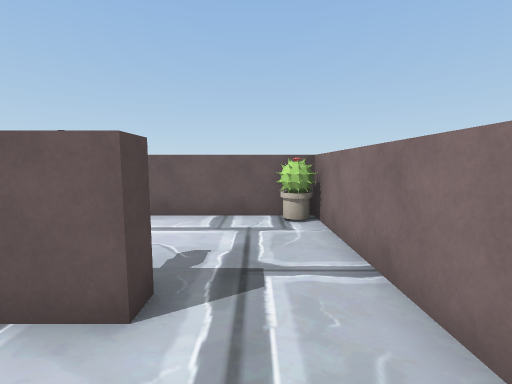
View 1 (above)

12 first-person views from a walk through a scene from a Unity 3-D project. The camera is 1.3 m above the floor, tilts 6° down and sees 90° across. The floor is counted in squares, 1 m on a side. Each view is taken from the middle of a square. On the plan, view 1 faces up. The plan holds only what a view shows up to about 13 squares ahead; the rest is blank. Some animated figures are left out. Door leaves are left out, so doorways stand open. Some surface patterns are stand-ins.

View 2
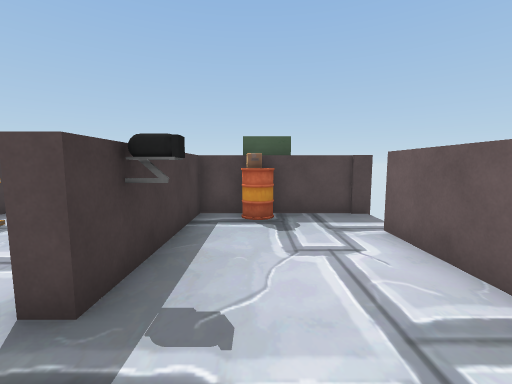

View 3
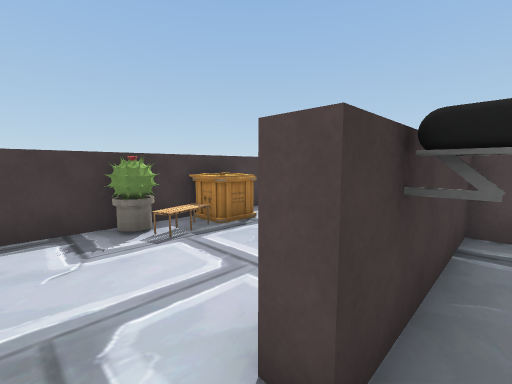

View 4
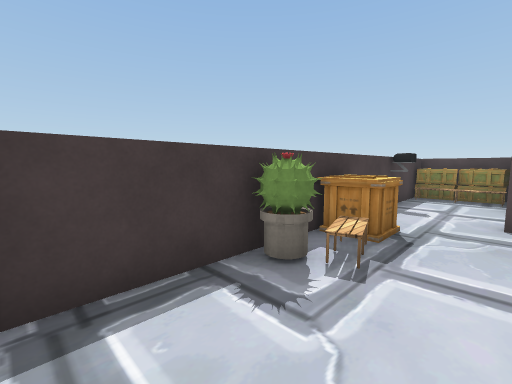

View 5
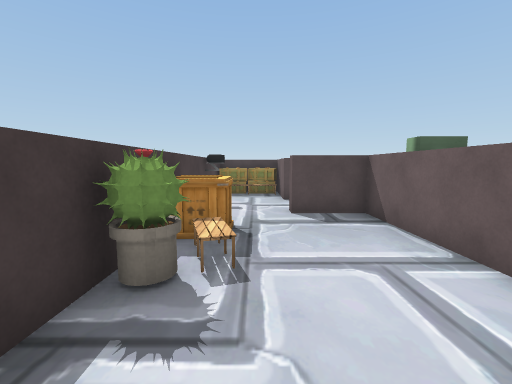

View 6
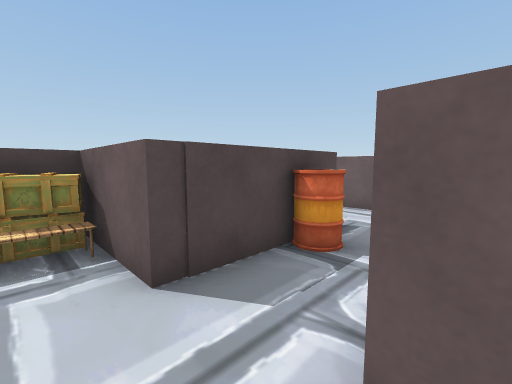

View 7
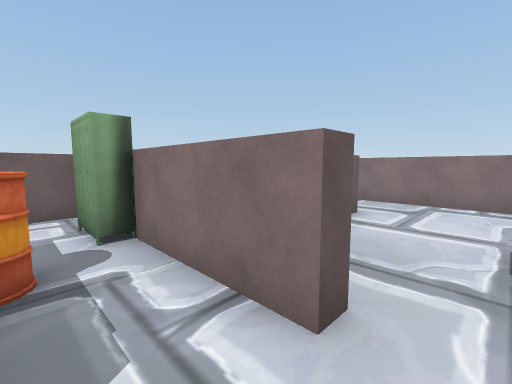

View 8
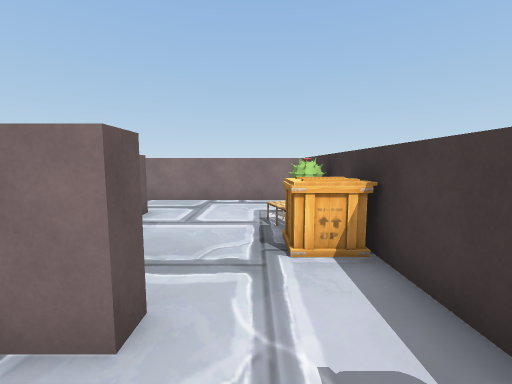

View 9
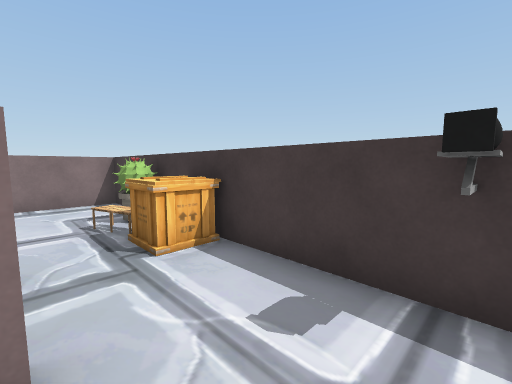

View 10
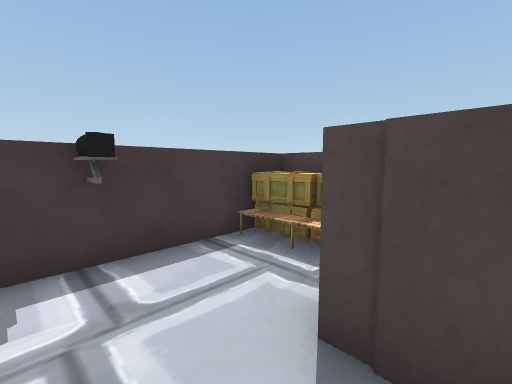

View 11
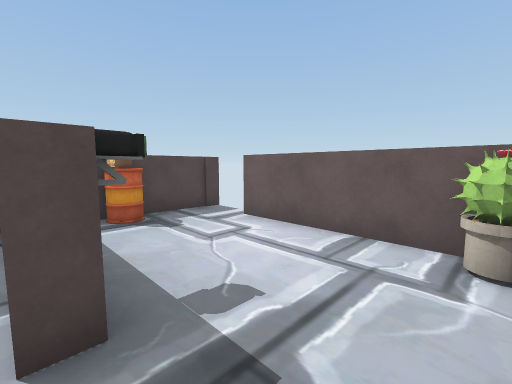

View 12
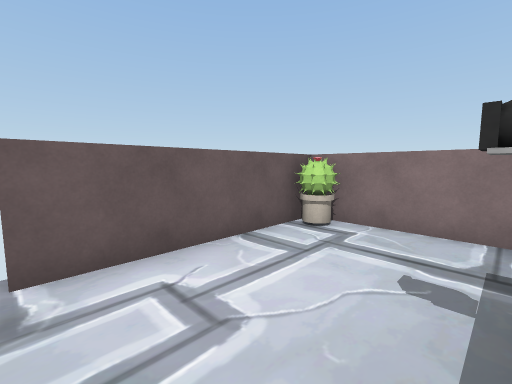

### Floor plan
Points are (right, up) in squares from view 1. A wall is a line through its corners. A room is listed if a view was taken in it or the views show most of it. See-through windows are left out.
Room 1 (views 1, 2, 3, 4, 5, 6, 11, 12)
walls: (-6.5, -2.7) (1.5, -2.7) (1.5, 6.6) (-4.1, 6.6); (-5.9, 7.1) (-5.9, 2.5) (-1, 2.5) (-1, 2) (-5.9, 2) (-5.9, 0) (-6.4, 0)
ways out: opening at (-6, -1.5) to room 2; open door at (-4.5, 7)
objects: other object (-5, 4); barrel (-5, 5); other object (-4, -2) to (-3, -2); cactus (-2, -2); other object (-2, 3); cactus (1, 6)
Room 2 (views 7, 8, 9, 10)
walls: (-6.4, 0) (-6.4, 3.6); (-8.6, 4) (-8.6, 0) (-10.5, 0); (-11.5, 0.1) (-11.5, -2.7) (-6.5, -2.7); (-6.6, 6.6) (-10, 6.6)
ways out: opening at (-6, -1.5) to room 1
objects: box (-11, -2); box (-11, -1); box (-11, 0); other object (-8, -2); barrel (-8, 2) to (-8, 3); locker (-7, 4) to (-7, 5)

Where each view was taken, in squares from view 1:
view 1: 0 up, 0 right, facing up
view 2: 4 up, 1 right, facing left
view 3: 3 up, 0 right, facing down-left
view 4: 0 up, 1 right, facing down-left
view 5: 1 down, 1 right, facing left
view 6: 1 down, 6 left, facing up-left
view 7: 1 down, 8 left, facing up-right
view 8: 1 down, 8 left, facing right
view 9: 0 up, 8 left, facing down-right
view 10: 1 up, 7 left, facing down-left
view 11: 2 up, 1 right, facing up-left
view 12: 3 up, 4 left, facing up-right
